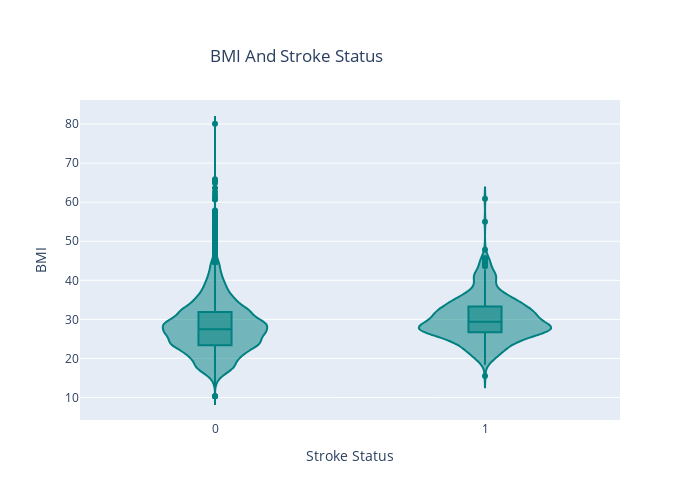

Notebook source saved alongside this figure:
### Code cell
fig = px.violin(train_df, y = 'bmi', x = 'stroke', box=True, width=700, height=500,color_discrete_sequence=plot_color,
                title='BMI And Stroke Status',
                labels={'stroke': 'Stroke Status', 'bmi':'BMI'})
fig.update_layout(title_x = 0.3, title_y = 0.9)
fig.show()

### Figure 1 — Plotly figure (JSON) as saved in the notebook; plotly's stock layout.template omitted (floating-point values rounded to 4 significant figures; data arrays with more than 128 entries replaced by an {"elided": "..."} marker saying what was removed)
{"data": [{"alignmentgroup": "True", "box": {"visible": true}, "hovertemplate": "Stroke Status=%{x}<br>BMI=%{y}<extra></extra>", "legendgroup": "", "marker": {"color": "#008080"}, "name": "", "offsetgroup": "", "orientation": "v", "scalegroup": "True", "showlegend": false, "type": "violin", "x": {"elided": "15303 int values"}, "x0": " ", "xaxis": "x", "y": {"elided": "15303 float values"}, "y0": " ", "yaxis": "y"}], "layout": {"height": 500, "legend": {"tracegroupgap": 0}, "title": {"text": "BMI And Stroke Status", "x": 0.3, "y": 0.9}, "violinmode": "group", "width": 700, "xaxis": {"anchor": "y", "domain": [0, 1], "title": {"text": "Stroke Status"}}, "yaxis": {"anchor": "x", "domain": [0, 1], "title": {"text": "BMI"}}}}
